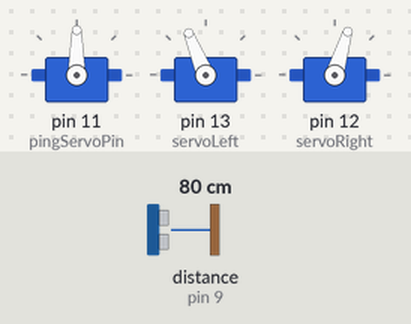
Simulated run of this sketch. Board: Arduino Uno, built with avr-gcc and run on an emulated ATmega328P. On the bench: 3 × servo. Wiring (inferred from the names in the program): ultrasonic range finder: trigger pin 10; echo pin 9. The test bench sets the inputs (shaded band); at power-on: distance to the obstacle (sensor on pin 9) 80 cm. The echo pulse lasts 58.3 µs per cm.

Above: at 1.2 s.
1.3 s: distance to the obstacle (sensor on pin 9) set to 14 cm
2.8 s: distance to the obstacle (sensor on pin 9) set to 11 cm
At 4.0 s:
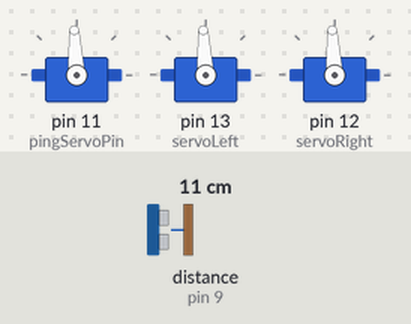
At 8.6 s:
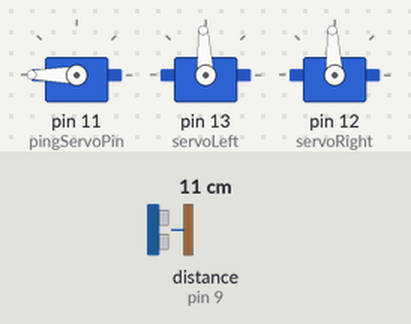
8.8 s: distance to the obstacle (sensor on pin 9) set to 2 cm
At 14.6 s:
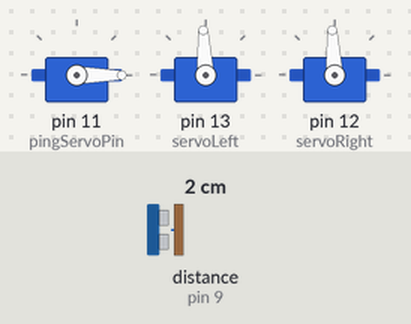
Timing chart, 0 to 17.8 s (numbered marks = the images above; inputs shaded):
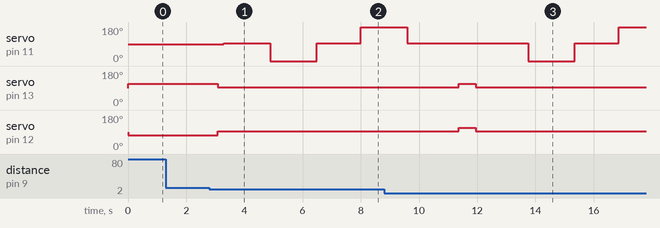

Measured:
- the behaviour switches between 13 and 12 cm on distance to the obstacle (sensor on pin 9) (found by bisection; images 0 and 1)
- after the input at 1.3 s, every drawn part: stays the same
- after the input at 2.8 s, servo on pin 11 (pingServoPin): 90° → 93° after 0.49 s, → 0° 1.6 s later, → 93° 1.6 s later, → 180° 1.5 s later; servo on pin 13 (servoLeft): 112° → 93° after 0.29 s; servo on pin 12 (servoRight): 73° → 93° after 0.29 s
- after the input at 8.8 s, servo on pin 13 (servoLeft), servo on pin 12 (servoRight): 93° → 112° after 2.6 s, → 93° 0.58 s later

The sketch:

maze.ino
```cpp
#include <Servo.h>
//declare and initialize variables
Servo servoLeft;
Servo servoRight;
Servo pingServo;
const int pingServoPin = 11 ;
const int pingPinT = 10;
const int pingPinE = 9;
int frontDistance;
int leftDistance;
int rightDistance;
long duration;
int cm;

//setup
void setup() {
 Serial.begin (9600);
 pingServo.attach(pingServoPin);
 servoLeft.attach(13);
 servoRight.attach(12);
 pinMode(pingPinT, OUTPUT);
 pinMode(pingPinE, INPUT);
}

//void loop
void loop() {
frontDistance = distanceDetect();

//while front distance is greater than or equal to 12
while(frontDistance >= 12){

frontDistance = distanceDetect();

//for loop
for(int i=1; i<=15; i++){

  servoLeft.writeMicroseconds (1700);
  servoRight.writeMicroseconds (1300);
  delay(20);

  }

 frontDistance = distanceDetect();

}
//for loop
for(int i=1; i<=10; i++){
  servoLeft.writeMicroseconds(1500);
  servoRight.writeMicroseconds(1500);
  delay(20);
}


pingServo.writeMicroseconds (1500);
delay (1500);
frontDistance = distanceDetect();
delay(100);

pingServo.writeMicroseconds (0);
delay (1500);
leftDistance = distanceDetect();
delay(100);

pingServo.writeMicroseconds (1500);
 delay (1500);

pingServo.writeMicroseconds (3000);
delay (1500);
rightDistance = distanceDetect();
delay(100);

pingServo.writeMicroseconds (1500);
 delay (1500);

//if right distance is greater than left distance turn right
if(rightDistance>leftDistance){

for(int i=1; i<=15; i++){
  servoLeft.writeMicroseconds(1500);
  servoRight.writeMicroseconds(1500);
  delay(20);
}

for(int i=1; i<=26; i++){
  servoLeft.writeMicroseconds(1300);
  servoRight.writeMicroseconds(1300);
  delay(20);
  }

}
//else if turn left
else if(leftDistance>rightDistance){

for(int i=1; i<15; i++){
  servoLeft.writeMicroseconds(1500);
  servoRight.writeMicroseconds(1500);
  delay(20);
}

for(int i=1; i<=29; i++){
  servoLeft.writeMicroseconds(1700);
  servoRight.writeMicroseconds(1700);
  delay(20);
  }


}


}

//detect distance method
int distanceDetect (){
digitalWrite(pingPinT, LOW);
delayMicroseconds(2);
digitalWrite(pingPinT, HIGH);
delayMicroseconds (10);
digitalWrite(pingPinT, LOW);
duration = pulseIn(pingPinE, HIGH, 25000);
cm = duration * 0.034 / 2;

return cm;
}
```
